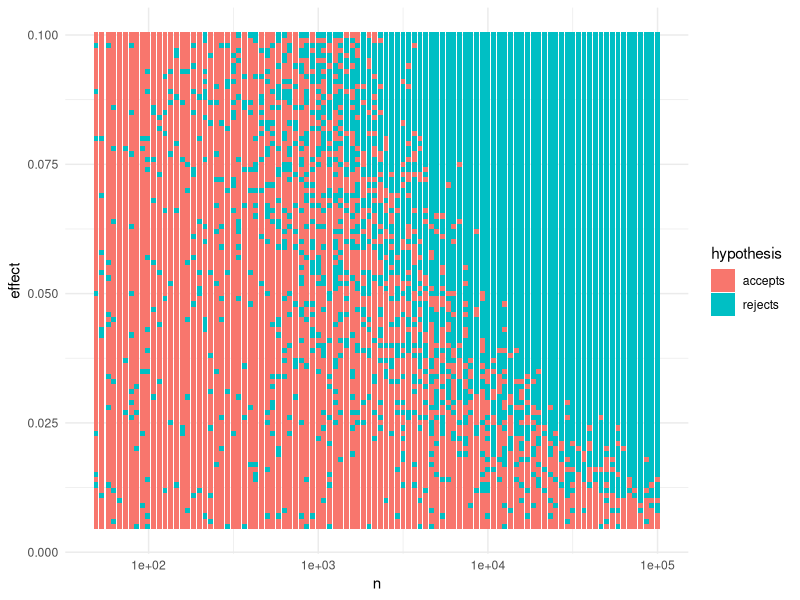

Generate this figure with R:
## ---- chunk 1
# Libraries

library(dplyr)
library(purrr)
library(ggplot2)

theme_set(theme_minimal())
## ---- chunk 2
# Functions

t_test_value <- function(n, effect) {
  t.test(rnorm(n), rnorm(n, effect))$p.value
}

lseq <- function(from=1, to=100000, length.out=6) {
  # logarithmic spaced sequence
  # blatantly stolen from library("emdbook"), because need only this
  exp(seq(log(from), log(to), length.out = length.out))
}
## ---- chunk 3
# Experiment 
results_tbl <- expand.grid(
  as.integer(lseq(50, 1e5, 100)),
  5:100 * 0.001
)
names(results_tbl) <- c("n", "effect")

p_values <- map2_dbl(
  .x = results_tbl$n,
  .y = results_tbl$effect,
  t_test_value
)

results_tbl$p_values <- p_values
results_tbl$hypothesis <- if_else(
  results_tbl$p_values < 0.05, 
  'rejects', 
  'accepts'
  )
## ---- chunk 4
# Plot
ggplot(results_tbl, aes(x = n, y = effect, fill = hypothesis)) + 
  geom_tile() + 
  scale_x_log10()

